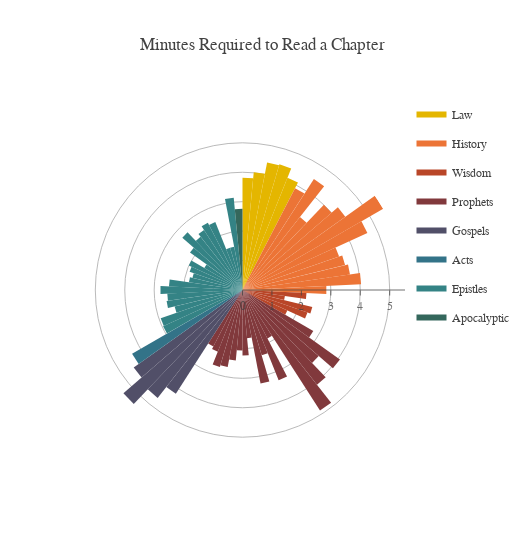

Notebook source saved alongside this figure:
### Markdown cell above
By the 1st year, we will have only completed 18% of the books on the bible. If this is not discouraging enough, after a further year, we would still not have completed the Old Testament (<span class="yellow-text">Law</span> to <span class="red-text">Prophets</span>). However, upon reaching the New Testament (<span class="blue-text">Gospels</span> to <span class="green-text">Apocalyptic</span>), we could complete the whole set of books within 9 months. The Old Testament is at least 3 times longer than the New Testament!

####  Chapter Length

Assuming that the average human reads <a href="http://www.readingsoft.com/" target="_blank">200 words per minute</a>, we can also estimate how long it will take to read 1 chapter every day:

### Code cell
bible["Minutes_p_Chapter"] = bible["Words"] / bible["Chapters"] / 200.
inputs = []

deg_incr = 360. / len(bible.index)
for name, group in __get_genre_groups():
    
    # Insert Legend Item
    inputs.append(
        py_go.Scatterpolar(
            r = [0, 0, 0, 0],
            theta = [0, 0, 0, 0],
            name = name,
            legendgroup = name,
            mode = 'none',
            fill = 'toself',
            fillcolor = __get_genre_colors()[name],
            showlegend = True
        )
    
    )    
    
    # Insert Each Book
    for key, val in group["Minutes_p_Chapter"].items():
        inputs.append(
            py_go.Scatterpolar(
                r = [0, val, val, 0],
                theta = [0,bible.index.get_loc(key)*deg_incr,(bible.index.get_loc(key)+1)*deg_incr,0],
                name = bible["Name"][key],
                legendgroup = name,
                mode = 'none',
                hoverinfo ='text',
                text=bible["Name"][key] + ": " + "{:.1f}".format(val) + " min",
                fill = 'toself',
                fillcolor = __get_genre_colors()[name],
                showlegend = False
            )
        )


layout = py_go.Layout(_d.py_layout)
layout["autosize"] = False
layout["width"] = 525
layout["title"] = "Minutes Required to Read a Chapter"
layout["polar"]["angularaxis"]["visible"]=False

fig = py_go.Figure(data=inputs, layout=layout)
py.iplot(fig)

### Figure 1 — Plotly figure (JSON) as saved in the notebook; plotly's stock layout.template omitted (floating-point values rounded to 4 significant figures)
{"data": [{"fill": "toself", "fillcolor": "#e4b600", "legendgroup": "Law", "mode": "none", "name": "Law", "r": [0, 0, 0, 0], "showlegend": true, "theta": [0, 0, 0, 0], "type": "scatterpolar"}, {"fill": "toself", "fillcolor": "#e4b600", "hoverinfo": "text", "legendgroup": "Law", "mode": "none", "name": "Genesis", "r": [0, 3.81, 3.81, 0], "showlegend": false, "text": "Genesis: 3.8 min", "theta": [0, 0, 5.455, 0], "type": "scatterpolar"}, {"fill": "toself", "fillcolor": "#e4b600", "hoverinfo": "text", "legendgroup": "Law", "mode": "none", "name": "Exodus", "r": [0, 4.022, 4.022, 0], "showlegend": false, "text": "Exodus: 4.0 min", "theta": [0, 5.455, 10.91, 0], "type": "scatterpolar"}, {"fill": "toself", "fillcolor": "#e4b600", "hoverinfo": "text", "legendgroup": "Law", "mode": "none", "name": "Leviticus", "r": [0, 4.413, 4.413, 0], "showlegend": false, "text": "Leviticus: 4.4 min", "theta": [0, 10.91, 16.36, 0], "type": "scatterpolar"}, {"fill": "toself", "fillcolor": "#e4b600", "hoverinfo": "text", "legendgroup": "Law", "mode": "none", "name": "Numbers", "r": [0, 4.449, 4.449, 0], "showlegend": false, "text": "Numbers: 4.4 min", "theta": [0, 16.36, 21.82, 0], "type": "scatterpolar"}, {"fill": "toself", "fillcolor": "#e4b600", "hoverinfo": "text", "legendgroup": "Law", "mode": "none", "name": "Deuteronomy", "r": [0, 4.111, 4.111, 0], "showlegend": false, "text": "Deuteronomy: 4.1 min", "theta": [0, 21.82, 27.27, 0], "type": "scatterpolar"}, {"fill": "toself", "fillcolor": "#ec7436", "legendgroup": "History", "mode": "none", "name": "History", "r": [0, 0, 0, 0], "showlegend": true, "theta": [0, 0, 0, 0], "type": "scatterpolar"}, {"fill": "toself", "fillcolor": "#ec7436", "hoverinfo": "text", "legendgroup": "History", "mode": "none", "name": "Joshua", "r": [0, 3.893, 3.893, 0], "showlegend": false, "text": "Joshua: 3.9 min", "theta": [0, 27.27, 32.73, 0], "type": "scatterpolar"}, {"fill": "toself", "fillcolor": "#ec7436", "hoverinfo": "text", "legendgroup": "History", "mode": "none", "name": "Judges", "r": [0, 4.486, 4.486, 0], "showlegend": false, "text": "Judges: 4.5 min", "theta": [0, 32.73, 38.18, 0], "type": "scatterpolar"}, {"fill": "toself", "fillcolor": "#ec7436", "hoverinfo": "text", "legendgroup": "History", "mode": "none", "name": "Ruth", "r": [0, 3.156, 3.156, 0], "showlegend": false, "text": "Ruth: 3.2 min", "theta": [0, 38.18, 43.64, 0], "type": "scatterpolar"}, {"fill": "toself", "fillcolor": "#ec7436", "hoverinfo": "text", "legendgroup": "History", "mode": "none", "name": "1 Samuel", "r": [0, 4.005, 4.005, 0], "showlegend": false, "text": "1 Samuel: 4.0 min", "theta": [0, 43.64, 49.09, 0], "type": "scatterpolar"}, {"fill": "toself", "fillcolor": "#ec7436", "hoverinfo": "text", "legendgroup": "History", "mode": "none", "name": "2 Samuel", "r": [0, 4.287, 4.287, 0], "showlegend": false, "text": "2 Samuel: 4.3 min", "theta": [0, 49.09, 54.55, 0], "type": "scatterpolar"}, {"fill": "toself", "fillcolor": "#ec7436", "hoverinfo": "text", "legendgroup": "History", "mode": "none", "name": "1 Kings", "r": [0, 5.52, 5.52, 0], "showlegend": false, "text": "1 Kings: 5.5 min", "theta": [0, 54.55, 60.0, 0], "type": "scatterpolar"}, {"fill": "toself", "fillcolor": "#ec7436", "hoverinfo": "text", "legendgroup": "History", "mode": "none", "name": "2 Kings", "r": [0, 4.664, 4.664, 0], "showlegend": false, "text": "2 Kings: 4.7 min", "theta": [0, 60.0, 65.45, 0], "type": "scatterpolar"}, {"fill": "toself", "fillcolor": "#ec7436", "hoverinfo": "text", "legendgroup": "History", "mode": "none", "name": "1 Chronicles", "r": [0, 3.473, 3.473, 0], "showlegend": false, "text": "1 Chronicles: 3.5 min", "theta": [0, 65.45, 70.91, 0], "type": "scatterpolar"}, {"fill": "toself", "fillcolor": "#ec7436", "hoverinfo": "text", "legendgroup": "History", "mode": "none", "name": "2 Chronicles", "r": [0, 3.585, 3.585, 0], "showlegend": false, "text": "2 Chronicles: 3.6 min", "theta": [0, 70.91, 76.36, 0], "type": "scatterpolar"}, {"fill": "toself", "fillcolor": "#ec7436", "hoverinfo": "text", "legendgroup": "History", "mode": "none", "name": "Ezra", "r": [0, 3.689, 3.689, 0], "showlegend": false, "text": "Ezra: 3.7 min", "theta": [0, 76.36, 81.82, 0], "type": "scatterpolar"}, {"fill": "toself", "fillcolor": "#ec7436", "hoverinfo": "text", "legendgroup": "History", "mode": "none", "name": "Nehemiah", "r": [0, 4.033, 4.033, 0], "showlegend": false, "text": "Nehemiah: 4.0 min", "theta": [0, 81.82, 87.27, 0], "type": "scatterpolar"}, {"fill": "toself", "fillcolor": "#ec7436", "hoverinfo": "text", "legendgroup": "History", "mode": "none", "name": "Esther", "r": [0, 2.851, 2.851, 0], "showlegend": false, "text": "Esther: 2.9 min", "theta": [0, 87.27, 92.73, 0], "type": "scatterpolar"}, {"fill": "toself", "fillcolor": "#b94628", "legendgroup": "Wisdom", "mode": "none", "name": "Wisdom", "r": [0, 0, 0, 0], "showlegend": true, "theta": [0, 0, 0, 0], "type": "scatterpolar"}, {"fill": "toself", "fillcolor": "#b94628", "hoverinfo": "text", "legendgroup": "Wisdom", "mode": "none", "name": "Job", "r": [0, 2.177, 2.177, 0], "showlegend": false, "text": "Job: 2.2 min", "theta": [0, 92.73, 98.18, 0], "type": "scatterpolar"}, {"fill": "toself", "fillcolor": "#b94628", "hoverinfo": "text", "legendgroup": "Wisdom", "mode": "none", "name": "Psalms", "r": [0, 1.455, 1.455, 0], "showlegend": false, "text": "Psalms: 1.5 min", "theta": [0, 98.18, 103.6, 0], "type": "scatterpolar"}, {"fill": "toself", "fillcolor": "#b94628", "hoverinfo": "text", "legendgroup": "Wisdom", "mode": "none", "name": "Proverbs", "r": [0, 2.44, 2.44, 0], "showlegend": false, "text": "Proverbs: 2.4 min", "theta": [0, 103.6, 109.1, 0], "type": "scatterpolar"}, {"fill": "toself", "fillcolor": "#b94628", "hoverinfo": "text", "legendgroup": "Wisdom", "mode": "none", "name": "Ecclesiastes", "r": [0, 2.335, 2.335, 0], "showlegend": false, "text": "Ecclesiastes: 2.3 min", "theta": [0, 109.1, 114.5, 0], "type": "scatterpolar"}, {"fill": "toself", "fillcolor": "#b94628", "hoverinfo": "text", "legendgroup": "Wisdom", "mode": "none", "name": "Song of Solomon", "r": [0, 1.674, 1.674, 0], "showlegend": false, "text": "Song of Solomon: 1.7 min", "theta": [0, 114.5, 120.0, 0], "type": "scatterpolar"}, {"fill": "toself", "fillcolor": "#81393c", "legendgroup": "Prophets", "mode": "none", "name": "Prophets", "r": [0, 0, 0, 0], "showlegend": true, "theta": [0, 0, 0, 0], "type": "scatterpolar"}, {"fill": "toself", "fillcolor": "#81393c", "hoverinfo": "text", "legendgroup": "Prophets", "mode": "none", "name": "Isaiah", "r": [0, 2.777, 2.777, 0], "showlegend": false, "text": "Isaiah: 2.8 min", "theta": [0, 120.0, 125.5, 0], "type": "scatterpolar"}, {"fill": "toself", "fillcolor": "#81393c", "hoverinfo": "text", "legendgroup": "Prophets", "mode": "none", "name": "Jeremiah", "r": [0, 4.064, 4.064, 0], "showlegend": false, "text": "Jeremiah: 4.1 min", "theta": [0, 125.5, 130.9, 0], "type": "scatterpolar"}, {"fill": "toself", "fillcolor": "#81393c", "hoverinfo": "text", "legendgroup": "Prophets", "mode": "none", "name": "Lamentations", "r": [0, 3.424, 3.424, 0], "showlegend": false, "text": "Lamentations: 3.4 min", "theta": [0, 130.9, 136.4, 0], "type": "scatterpolar"}, {"fill": "toself", "fillcolor": "#81393c", "hoverinfo": "text", "legendgroup": "Prophets", "mode": "none", "name": "Ezekiel", "r": [0, 4.093, 4.093, 0], "showlegend": false, "text": "Ezekiel: 4.1 min", "theta": [0, 136.4, 141.8, 0], "type": "scatterpolar"}, {"fill": "toself", "fillcolor": "#81393c", "hoverinfo": "text", "legendgroup": "Prophets", "mode": "none", "name": "Daniel", "r": [0, 4.869, 4.869, 0], "showlegend": false, "text": "Daniel: 4.9 min", "theta": [0, 141.8, 147.3, 0], "type": "scatterpolar"}, {"fill": "toself", "fillcolor": "#81393c", "hoverinfo": "text", "legendgroup": "Prophets", "mode": "none", "name": "Hosea", "r": [0, 1.85, 1.85, 0], "showlegend": false, "text": "Hosea: 1.8 min", "theta": [0, 147.3, 152.7, 0], "type": "scatterpolar"}, {"fill": "toself", "fillcolor": "#81393c", "hoverinfo": "text", "legendgroup": "Prophets", "mode": "none", "name": "Joel", "r": [0, 3.303, 3.303, 0], "showlegend": false, "text": "Joel: 3.3 min", "theta": [0, 152.7, 158.2, 0], "type": "scatterpolar"}, {"fill": "toself", "fillcolor": "#81393c", "hoverinfo": "text", "legendgroup": "Prophets", "mode": "none", "name": "Amos", "r": [0, 2.312, 2.312, 0], "showlegend": false, "text": "Amos: 2.3 min", "theta": [0, 158.2, 163.6, 0], "type": "scatterpolar"}, {"fill": "toself", "fillcolor": "#81393c", "hoverinfo": "text", "legendgroup": "Prophets", "mode": "none", "name": "Obadiah", "r": [0, 3.235, 3.235, 0], "showlegend": false, "text": "Obadiah: 3.2 min", "theta": [0, 163.6, 169.1, 0], "type": "scatterpolar"}, {"fill": "toself", "fillcolor": "#81393c", "hoverinfo": "text", "legendgroup": "Prophets", "mode": "none", "name": "Jonah", "r": [0, 1.643, 1.643, 0], "showlegend": false, "text": "Jonah: 1.6 min", "theta": [0, 169.1, 174.5, 0], "type": "scatterpolar"}, {"fill": "toself", "fillcolor": "#81393c", "hoverinfo": "text", "legendgroup": "Prophets", "mode": "none", "name": "Micah", "r": [0, 2.226, 2.226, 0], "showlegend": false, "text": "Micah: 2.2 min", "theta": [0, 174.5, 180, 0], "type": "scatterpolar"}, {"fill": "toself", "fillcolor": "#81393c", "hoverinfo": "text", "legendgroup": "Prophets", "mode": "none", "name": "Nahum", "r": [0, 2.053, 2.053, 0], "showlegend": false, "text": "Nahum: 2.1 min", "theta": [0, 180, 185.5, 0], "type": "scatterpolar"}, {"fill": "toself", "fillcolor": "#81393c", "hoverinfo": "text", "legendgroup": "Prophets", "mode": "none", "name": "Habakkuk", "r": [0, 2.402, 2.402, 0], "showlegend": false, "text": "Habakkuk: 2.4 min", "theta": [0, 185.5, 190.9, 0], "type": "scatterpolar"}, {"fill": "toself", "fillcolor": "#81393c", "hoverinfo": "text", "legendgroup": "Prophets", "mode": "none", "name": "Zephaniah", "r": [0, 2.663, 2.663, 0], "showlegend": false, "text": "Zephaniah: 2.7 min", "theta": [0, 190.9, 196.4, 0], "type": "scatterpolar"}, {"fill": "toself", "fillcolor": "#81393c", "hoverinfo": "text", "legendgroup": "Prophets", "mode": "none", "name": "Haggai", "r": [0, 2.728, 2.728, 0], "showlegend": false, "text": "Haggai: 2.7 min", "theta": [0, 196.4, 201.8, 0], "type": "scatterpolar"}, {"fill": "toself", "fillcolor": "#81393c", "hoverinfo": "text", "legendgroup": "Prophets", "mode": "none", "name": "Zechariah", "r": [0, 2.258, 2.258, 0], "showlegend": false, "text": "Zechariah: 2.3 min", "theta": [0, 201.8, 207.3, 0], "type": "scatterpolar"}, {"fill": "toself", "fillcolor": "#81393c", "hoverinfo": "text", "legendgroup": "Prophets", "mode": "none", "name": "Malachi", "r": [0, 2.161, 2.161, 0], "showlegend": false, "text": "Malachi: 2.2 min", "theta": [0, 207.3, 212.7, 0], "type": "scatterpolar"}, {"fill": "toself", "fillcolor": "#514f68", "legendgroup": "Gospels", "mode": "none", "name": "Gospels", "r": [0, 0, 0, 0], "showlegend": true, "theta": [0, 0, 0, 0], "type": "scatterpolar"}, {"fill": "toself", "fillcolor": "#514f68", "hoverinfo": "text", "legendgroup": "Gospels", "mode": "none", "name": "Matthew", "r": [0, 4.187, 4.187, 0], "showlegend": false, "text": "Matthew: 4.2 min", "theta": [0, 212.7, 218.2, 0], "type": "scatterpolar"}, {"fill": "toself", "fillcolor": "#514f68", "hoverinfo": "text", "legendgroup": "Gospels", "mode": "none", "name": "Mark", "r": [0, 4.663, 4.663, 0], "showlegend": false, "text": "Mark: 4.7 min", "theta": [0, 218.2, 223.6, 0], "type": "scatterpolar"}, {"fill": "toself", "fillcolor": "#514f68", "hoverinfo": "text", "legendgroup": "Gospels", "mode": "none", "name": "Luke", "r": [0, 5.353, 5.353, 0], "showlegend": false, "text": "Luke: 5.4 min", "theta": [0, 223.6, 229.1, 0], "type": "scatterpolar"}, {"fill": "toself", "fillcolor": "#514f68", "hoverinfo": "text", "legendgroup": "Gospels", "mode": "none", "name": "John", "r": [0, 4.537, 4.537, 0], "showlegend": false, "text": "John: 4.5 min", "theta": [0, 229.1, 234.5, 0], "type": "scatterpolar"}, {"fill": "toself", "fillcolor": "#337388", "legendgroup": "Acts", "mode": "none", "name": "Acts", "r": [0, 0, 0, 0], "showlegend": true, "theta": [0, 0, 0, 0], "type": "scatterpolar"}, {"fill": "toself", "fillcolor": "#337388", "hoverinfo": "text", "legendgroup": "Acts", "mode": "none", "name": "Acts", "r": [0, 4.331, 4.331, 0], "showlegend": false, "text": "Acts: 4.3 min", "theta": [0, 234.5, 240.0, 0], "type": "scatterpolar"}, {"fill": "toself", "fillcolor": "#348385", "legendgroup": "Epistles", "mode": "none", "name": "Epistles", "r": [0, 0, 0, 0], "showlegend": true, "theta": [0, 0, 0, 0], "type": "scatterpolar"}, {"fill": "toself", "fillcolor": "#348385", "hoverinfo": "text", "legendgroup": "Epistles", "mode": "none", "name": "Romans", "r": [0, 2.963, 2.963, 0], "showlegend": false, "text": "Romans: 3.0 min", "theta": [0, 240.0, 245.5, 0], "type": "scatterpolar"}, {"fill": "toself", "fillcolor": "#348385", "hoverinfo": "text", "legendgroup": "Epistles", "mode": "none", "name": "1 Corinthians", "r": [0, 2.941, 2.941, 0], "showlegend": false, "text": "1 Corinthians: 2.9 min", "theta": [0, 245.5, 250.9, 0], "type": "scatterpolar"}, {"fill": "toself", "fillcolor": "#348385", "hoverinfo": "text", "legendgroup": "Epistles", "mode": "none", "name": "2 Corinthians", "r": [0, 2.372, 2.372, 0], "showlegend": false, "text": "2 Corinthians: 2.4 min", "theta": [0, 250.9, 256.4, 0], "type": "scatterpolar"}, {"fill": "toself", "fillcolor": "#348385", "hoverinfo": "text", "legendgroup": "Epistles", "mode": "none", "name": "Galatians", "r": [0, 2.605, 2.605, 0], "showlegend": false, "text": "Galatians: 2.6 min", "theta": [0, 256.4, 261.8, 0], "type": "scatterpolar"}, {"fill": "toself", "fillcolor": "#348385", "hoverinfo": "text", "legendgroup": "Epistles", "mode": "none", "name": "Ephesians", "r": [0, 2.558, 2.558, 0], "showlegend": false, "text": "Ephesians: 2.6 min", "theta": [0, 261.8, 267.3, 0], "type": "scatterpolar"}, {"fill": "toself", "fillcolor": "#348385", "hoverinfo": "text", "legendgroup": "Epistles", "mode": "none", "name": "Philippians", "r": [0, 2.789, 2.789, 0], "showlegend": false, "text": "Philippians: 2.8 min", "theta": [0, 267.3, 272.7, 0], "type": "scatterpolar"}, {"fill": "toself", "fillcolor": "#348385", "hoverinfo": "text", "legendgroup": "Epistles", "mode": "none", "name": "Colossians", "r": [0, 2.5, 2.5, 0], "showlegend": false, "text": "Colossians: 2.5 min", "theta": [0, 272.7, 278.2, 0], "type": "scatterpolar"}, {"fill": "toself", "fillcolor": "#348385", "hoverinfo": "text", "legendgroup": "Epistles", "mode": "none", "name": "1 Thessalonians", "r": [0, 1.837, 1.837, 0], "showlegend": false, "text": "1 Thessalonians: 1.8 min", "theta": [0, 278.2, 283.6, 0], "type": "scatterpolar"}, {"fill": "toself", "fillcolor": "#348385", "hoverinfo": "text", "legendgroup": "Epistles", "mode": "none", "name": "2 Thessalonians", "r": [0, 1.75, 1.75, 0], "showlegend": false, "text": "2 Thessalonians: 1.8 min", "theta": [0, 283.6, 289.1, 0], "type": "scatterpolar"}, {"fill": "toself", "fillcolor": "#348385", "hoverinfo": "text", "legendgroup": "Epistles", "mode": "none", "name": "1 Timothy", "r": [0, 1.902, 1.902, 0], "showlegend": false, "text": "1 Timothy: 1.9 min", "theta": [0, 289.1, 294.5, 0], "type": "scatterpolar"}, {"fill": "toself", "fillcolor": "#348385", "hoverinfo": "text", "legendgroup": "Epistles", "mode": "none", "name": "2 Timothy", "r": [0, 2.006, 2.006, 0], "showlegend": false, "text": "2 Timothy: 2.0 min", "theta": [0, 294.5, 300, 0], "type": "scatterpolar"}, {"fill": "toself", "fillcolor": "#348385", "hoverinfo": "text", "legendgroup": "Epistles", "mode": "none", "name": "Titus", "r": [0, 1.498, 1.498, 0], "showlegend": false, "text": "Titus: 1.5 min", "theta": [0, 300, 305.5, 0], "type": "scatterpolar"}, {"fill": "toself", "fillcolor": "#348385", "hoverinfo": "text", "legendgroup": "Epistles", "mode": "none", "name": "Philemon", "r": [0, 2.19, 2.19, 0], "showlegend": false, "text": "Philemon: 2.2 min", "theta": [0, 305.5, 310.9, 0], "type": "scatterpolar"}, {"fill": "toself", "fillcolor": "#348385", "hoverinfo": "text", "legendgroup": "Epistles", "mode": "none", "name": "Hebrews", "r": [0, 2.705, 2.705, 0], "showlegend": false, "text": "Hebrews: 2.7 min", "theta": [0, 310.9, 316.4, 0], "type": "scatterpolar"}, {"fill": "toself", "fillcolor": "#348385", "hoverinfo": "text", "legendgroup": "Epistles", "mode": "none", "name": "James", "r": [0, 2.304, 2.304, 0], "showlegend": false, "text": "James: 2.3 min", "theta": [0, 316.4, 321.8, 0], "type": "scatterpolar"}, {"fill": "toself", "fillcolor": "#348385", "hoverinfo": "text", "legendgroup": "Epistles", "mode": "none", "name": "1 Peter", "r": [0, 2.419, 2.419, 0], "showlegend": false, "text": "1 Peter: 2.4 min", "theta": [0, 321.8, 327.3, 0], "type": "scatterpolar"}, {"fill": "toself", "fillcolor": "#348385", "hoverinfo": "text", "legendgroup": "Epistles", "mode": "none", "name": "2 Peter", "r": [0, 2.57, 2.57, 0], "showlegend": false, "text": "2 Peter: 2.6 min", "theta": [0, 327.3, 332.7, 0], "type": "scatterpolar"}, {"fill": "toself", "fillcolor": "#348385", "hoverinfo": "text", "legendgroup": "Epistles", "mode": "none", "name": "1 John", "r": [0, 2.484, 2.484, 0], "showlegend": false, "text": "1 John: 2.5 min", "theta": [0, 332.7, 338.2, 0], "type": "scatterpolar"}, {"fill": "toself", "fillcolor": "#348385", "hoverinfo": "text", "legendgroup": "Epistles", "mode": "none", "name": "2 John", "r": [0, 1.495, 1.495, 0], "showlegend": false, "text": "2 John: 1.5 min", "theta": [0, 338.2, 343.6, 0], "type": "scatterpolar"}, {"fill": "toself", "fillcolor": "#348385", "hoverinfo": "text", "legendgroup": "Epistles", "mode": "none", "name": "3 John", "r": [0, 1.495, 1.495, 0], "showlegend": false, "text": "3 John: 1.5 min", "theta": [0, 343.6, 349.1, 0], "type": "scatterpolar"}, {"fill": "toself", "fillcolor": "#348385", "hoverinfo": "text", "legendgroup": "Epistles", "mode": "none", "name": "Jude", "r": [0, 3.145, 3.145, 0], "showlegend": false, "text": "Jude: 3.1 min", "theta": [0, 349.1, 354.5, 0], "type": "scatterpolar"}, {"fill": "toself", "fillcolor": "#34675c", "legendgroup": "Apocalyptic", "mode": "none", "name": "Apocalyptic", "r": [0, 0, 0, 0], "showlegend": true, "theta": [0, 0, 0, 0], "type": "scatterpolar"}, {"fill": "toself", "fillcolor": "#34675c", "hoverinfo": "text", "legendgroup": "Apocalyptic", "mode": "none", "name": "Revelation", "r": [0, 2.759, 2.759, 0], "showlegend": false, "text": "Revelation: 2.8 min", "theta": [0, 354.5, 360, 0], "type": "scatterpolar"}], "layout": {"autosize": false, "font": {"color": "#424242", "family": "Source Sans Pro"}, "paper_bgcolor": "#ffffff", "plot_bgcolor": "#ffffff", "polar": {"angularaxis": {"color": "#424242bf", "direction": "clockwise", "visible": false}, "bgcolor": "#ffffff", "radialaxis": {"color": "#424242bf"}}, "title": "Minutes Required to Read a Chapter", "width": 525, "xaxis": {"color": "#424242bf"}, "yaxis": {"color": "#424242bf"}}}
